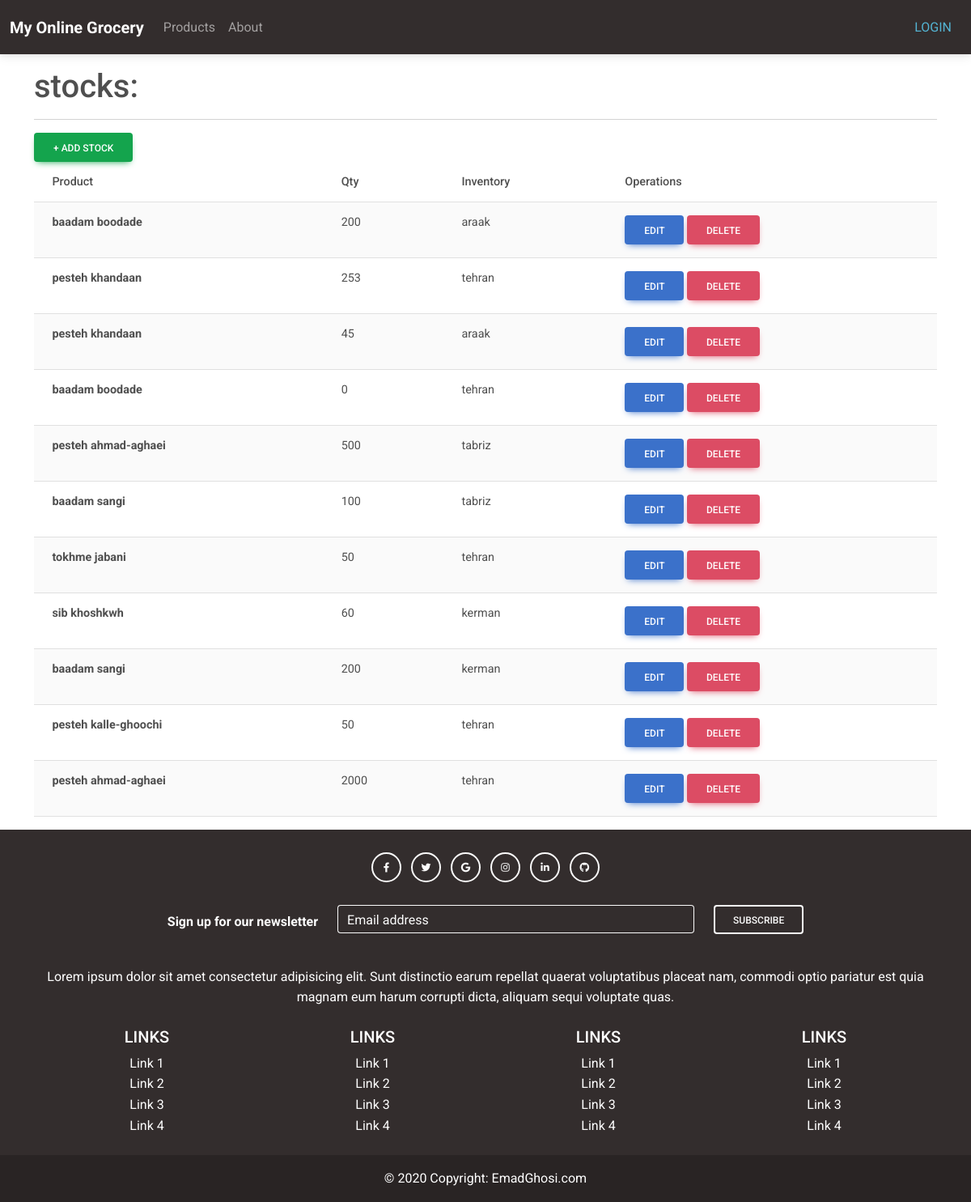
The app's page /administration/stocklist/ with its own data.
### inventory/models.py (models this page shows, shortened)
class Stock(models.Model):
    product = models.ForeignKey(Product,
            related_name='stock_product',
            on_delete=models.CASCADE,)
    inventory = models.ForeignKey(Inventory,
            related_name='stock_inventory',
            on_delete=models.CASCADE,)
    quantity = models.PositiveIntegerField(default=0)

class Product(models.Model):
    name = models.CharField(max_length=100)
    price = models.DecimalField(max_digits=10, decimal_places=2, default=0)
    type = models.ForeignKey(ProductType,
            related_name='product_type',
            on_delete=models.CASCADE,)
    unit = models.ForeignKey(Unit,
            related_name='product_unit',
            on_delete=models.CASCADE,)

class Inventory(models.Model):
    city = models.ForeignKey(City,
            related_name='inventory_city',
            on_delete=models.CASCADE,)

class City(models.Model):
    name = models.CharField(max_length=100)

### administration/views.py (the view)
# urls.py: path('stocklist/', AdmStockListView.as_view(), name='admstocklist'),
class AdmStockListView(ListView,LoginRequiredMixin):
    model = Stock
    template_name = 'admstocklist.html'

### templates/admstocklist.html (shortened to what this page needs)
{% extends 'base.html' %}
{% load static %}
{% block content %}
<html>
<head>
  <link
  href="https://cdnjs.cloudflare.com/ajax/libs/font-awesome/6.0.0/css/all.min.css"
  rel="stylesheet"
/>
<link
  href="https://cdnjs.cloudflare.com/ajax/libs/mdb-ui-kit/6.4.0/mdb.min.css"
  rel="stylesheet"
/>
</head>
<body>
    <div class="wrapper">
        <h1 class=" text-left mt-3 mb-3 ml-0 align-left w-50">stocks:</h1>
        <hr>
        <a
            href="{% url 'stockadd' %}"
            class="btn btn-success align-right"
            role="btn"
            >+ Add stock</a
            >
        <div class="wrapper">
            <table class="table table-striped">
                <thead class="thead-dark ">
                    <tr>
                        <th>Product</th>
                        <th>Qty</th>
                        <th>Inventory</th>
                        <th>Operations</th>
                    </tr>
                </thead>
                <tbody>
                    {% for item in object_list %}
                    <tr class="">
                        <td class="align-center"> <b >{{ item.product.name }} </b></td>
                        <td class="align-center"> {{ item.quantity }} </td>
                        <td class="align-center"> {{ item.inventory.city.name }} </td>
                        <td class="align-right">
                            <div class="align-right">
                                <a
                                href="{% url 'stockupdate' pk=item.pk %}"
                                class="btn btn-primary align-right "
                                role="btn"
                                >Edit</a
                              >
                              <a
                              href="{% url 'stockdelete' pk=item.pk %}"
                                class="btn btn-danger align-right"
                                role="btn"
                                >Delete</a
                              >
                            </div>
                        </td>
                    </tr>
                  {% endfor %}
                </tbody>
              </table>
            </div>
          </div>
</body>
</html>
{% endblock content %}

### static/css/base.css (style rules this page uses)
body { font-family: "Roboto", -apple-system, BlinkMacSystemFont, "Segoe UI", Roboto, "Helvetica Neue", Arial, "Noto Sans", sans-serif, "Apple Color Emoji", "Segoe UI Emoji", "Segoe UI Symbol", "Noto Color Emoji"; }
h1, h2, h3, h4, h5, h6, .h1, .h2, .h3, .h4, .h5, .h6 { font-family: "Roboto", -apple-system, BlinkMacSystemFont, "Segoe UI", Roboto, "Helvetica Neue", Arial, "Noto Sans", sans-serif, "Apple Color Emoji", "Segoe UI Emoji", "Segoe UI Symbol", "Noto Color Emoji"; }
a { -webkit-transition: .3s all ease; -o-transition: .3s all ease; transition: .3s all ease; }
a, a:hover { text-decoration: none !important; }

### templates/base.html (style rules this page uses)
.page-container { position: relative; min-height: 100vh; }

### records on screen
Stock: product.name "baadam boodade", quantity "200", inventory.city.name "araak"
Stock: product.name "pesteh khandaan", quantity "253", inventory.city.name "tehran"
Stock: product.name "pesteh khandaan", quantity "45", inventory.city.name "araak"
Stock: product.name "baadam boodade", quantity "0", inventory.city.name "tehran"
Stock: product.name "pesteh ahmad-aghaei", quantity "500", inventory.city.name "tabriz"
Stock: product.name "baadam sangi", quantity "100", inventory.city.name "tabriz"
Stock: product.name "tokhme jabani", quantity "50", inventory.city.name "tehran"
Stock: product.name "sib khoshkwh", quantity "60", inventory.city.name "kerman"
Stock: product.name "baadam sangi", quantity "200", inventory.city.name "kerman"
Stock: product.name "pesteh kalle-ghoochi", quantity "50", inventory.city.name "tehran"
Stock: product.name "pesteh ahmad-aghaei", quantity "2000", inventory.city.name "tehran"
